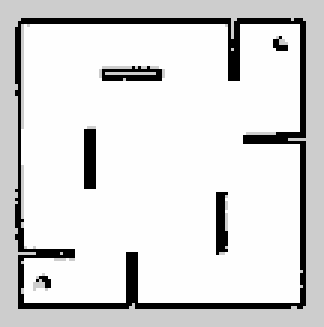
#> input picture maps/map3.pgm, 108 x 109 px, found by its file name (shown 3 times larger)
$ python potential.py
#> lines starting #> are read from the running program, lines starting #| are printed output that depends on the picture; after the words box and inside, x2 and y2 are one past the last pixel; in counts of white or black regions, pixels touching at a corner belong together
import numpy as np
import cv2
import matplotlib.pyplot as plt
from mpl_toolkits.mplot3d import Axes3D

# ここに地図のファイルパスを指定
MAP_FILE = "..\maps\map3.pgm"

# 地図をロード
def load_map(file_path, threshold=220):
#> called with file_path = '..\\maps\\map3.pgm', threshold = 220
    img = cv2.imread(file_path, cv2.IMREAD_GRAYSCALE)
#> img is the input picture: shape (109, 108); min 0, max 254, mean 217.6
    if img is None:
        raise FileNotFoundError(f"画像ファイルが読み込めませんでした: {file_path}")
    _, binary = cv2.threshold(img, threshold, 255, cv2.THRESH_BINARY)
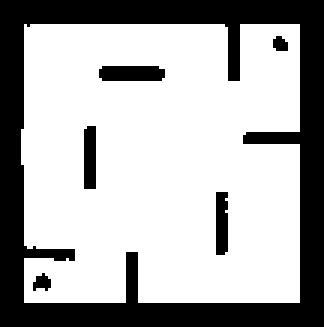
#> binary: shape (109, 108) (shown 3 times larger); 67.7% white; 6 black regions, box (x1, y1, x2, y2) and area: (0, 0, 108, 109) 3484, (33, 22, 55, 27) 105, (28, 42, 32, 63) 83, (72, 64, 76, 85) 81, (11, 91, 17, 97) 24, (91, 12, 96, 17) 20
    occupancy_grid = (binary == 0).astype(np.uint8)
#> in plot_start_goal, `plt.show()`:
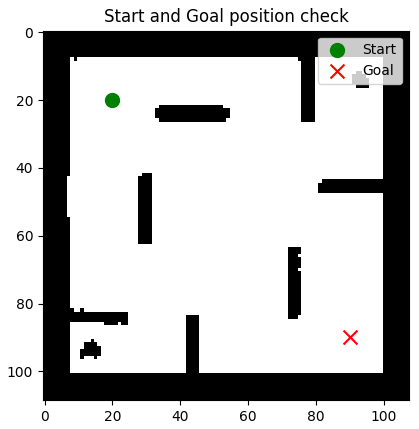
#> figure drawn by matplotlib, 1 panel
    return occupancy_grid

# ポテンシャル法
def potential_field(grid, start, goal, max_iterations=5000, attraction_coeff=5.0, repulsion_coeff=50.0, repulsion_radius=5):
#> called with start = (20, 20), goal = (90, 90), max_iterations = 5000, attraction_coeff = 5, repulsion_coeff = 50, repulsion_radius = 5
    grid_size = grid.shape
#> grid_size = (109, 108)
    potential = np.zeros(grid_size)

    # ゴールの引力場を設定
    y_indices, x_indices = np.indices(grid_size)
    potential += attraction_coeff * np.hypot(goal[0]-y_indices, goal[1]-x_indices)

    # 障害物の斥力場を追加
    obstacle_y, obstacle_x = np.where(grid == 1)
#> obstacle_y = 3797 values from 0 to 108; obstacle_x = 3797 values, max 107 at index 107, min 0 at index 0, mean 53.66
    for oy, ox in zip(obstacle_y, obstacle_x):
        for y in range(max(0, oy - repulsion_radius), min(grid_size[0], oy + repulsion_radius)):
            for x in range(max(0, ox - repulsion_radius), min(grid_size[1], ox + repulsion_radius)):
                distance = np.hypot(oy-y, ox-x)
                if distance == 0:
                    continue
                potential[y, x] += repulsion_coeff / distance
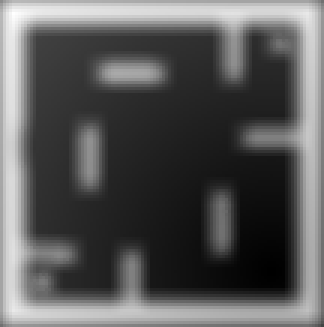
#> potential: shape (109, 108) float64 (shown 3 times larger); min 0, max 2147.4, mean 754.4; drawn with min black and max white

    path = [start]
    current = start
    for _ in range(max_iterations):
        if current == goal:
            break
        min_potential = float('inf')
        next_node = None
        for dy, dx in [(-1,0),(1,0),(0,-1),(0,1),(-1,-1),(-1,1),(1,-1),(1,1)]:
            ny, nx = current[0]+dy, current[1]+dx
            if 0 <= ny < grid_size[0] and 0 <= nx < grid_size[1] and grid[ny, nx] == 0:
                if potential[ny, nx] < min_potential:
                    min_potential = potential[ny, nx]
                    next_node = (ny, nx)
        if next_node is None or next_node == current:
            return [], potential
        current = next_node
        path.append(current)
#> after the loop, path = 94 pairs, first value 20 to 90, second value 20 to 90

    return path, potential

# 経路を地図上に表示
def plot_path(grid, path, start, goal):
    plt.imshow(grid, cmap='gray_r')
    path_y, path_x = zip(*path)
    plt.plot(path_x, path_y, color="blue", linewidth=2, label="Path")
    plt.scatter([start[1]], [start[0]], marker="o", color="green", s=100, label="Start")
    plt.scatter([goal[1]], [goal[0]], marker="x", color="red", s=100, label="Goal")
    plt.legend()
    plt.title("Path Planning")
    plt.show()

# 地図確認用表示
def plot_start_goal(grid, start, goal):
    plt.imshow(grid, cmap='gray_r')
    plt.scatter([start[1]], [start[0]], marker="o", color="green", s=100, label="Start")
    plt.scatter([goal[1]], [goal[0]], marker="x", color="red", s=100, label="Goal")
    plt.legend()
    plt.title("Start and Goal position check")
    plt.show()

# ポテンシャル場の3次元表示
def plot_potential_field_3d(potential):
    X, Y = np.meshgrid(np.arange(potential.shape[1]), np.arange(potential.shape[0]))
    fig = plt.figure(figsize=(10, 8))
    ax = fig.add_subplot(111, projection='3d')
    ax.plot_surface(X, Y, potential, cmap='jet')
    ax.set_xlabel('X')
    ax.set_ylabel('Y')
    ax.set_zlabel('Potential')
    ax.set_title("3D Potential Field")
    plt.show()

# メイン関数
if __name__ == "__main__":
    grid = load_map(MAP_FILE)

    # スタートとゴールの座標を設定 (y, x)の形式で指定
    start = (20, 20)
    goal = (90, 90)

    plot_start_goal(grid, start, goal)  # 位置確認用表示

    path, potential = potential_field(grid, start, goal)

    plot_potential_field_3d(potential)  # ポテンシャル場を3次元で表示
#> in plot_potential_field_3d, `ax.plot_surface(X, Y, potential, cmap='jet')`:
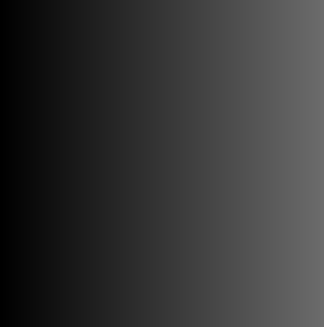
#> X: shape (109, 108) int64 (shown 3 times larger); min 0, max 107, mean 53.5
#> in plot_potential_field_3d, `plt.show()`:
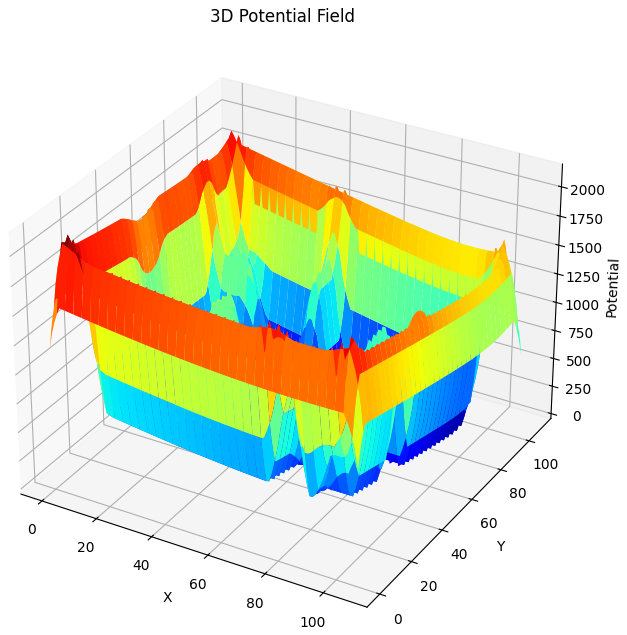
#> figure drawn by matplotlib, 1 panel

    if path and path[-1] == goal:
        print(f"経路が見つかりました！ステップ数: {len(path)}")
#| 経路が見つかりました！ステップ数: 94
        plot_path(grid, path, start, goal)
#> in plot_path, `path_y, path_x = zip(*path)`: path_y = 94 values from 20 to 90
#> in plot_path, `plt.show()`:
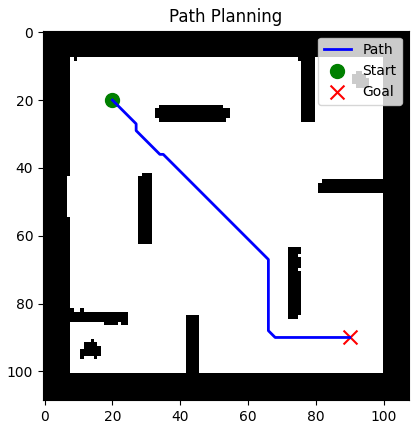
#> figure drawn by matplotlib, 1 panel
    else:
        print("経路が見つかりませんでした。")

$ run again, with maps/map1.pgm copied over maps/map3.pgm
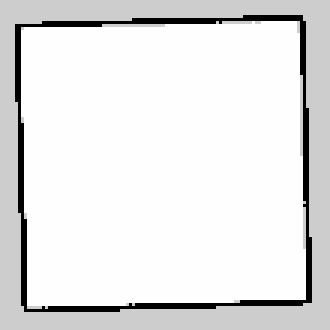
#> input picture maps/map1.pgm, 110 x 110 px, found by its file name (shown 3 times larger)
#> in load_map, img is the input picture: shape (110, 110); min 0, max 254, mean 228.3
#> binary: shape (110, 110); 71% white; 1 black region, box (x1, y1, x2, y2) and area: (0, 0, 110, 110) 3506
#> obstacle_y = 3506 values from 0 to 109; obstacle_x = 3506 values, max 109 at index 109, min 0 at index 0, mean 56.16
#> after the loop in potential_field, `for oy, ox in zip(obstacle_y, obstacle_x):`:
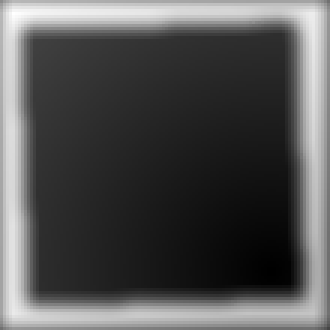
#> potential: shape (110, 110) float64 (shown 3 times larger); min 0, max 2156.3, mean 701.7; drawn with min black and max white
#> after the loop in potential_field, `for _ in range(max_iterations):`: path = 71 pairs, first value 20 to 90, second value 20 to 90
#| 経路が見つかりました！ステップ数: 71
#> path_y = 71 values from 20 to 90
#> in plot_path, `plt.show()`:
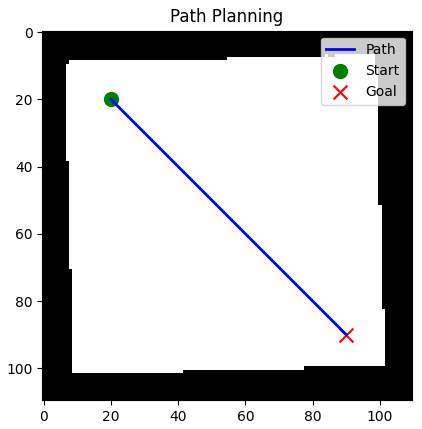
#> figure drawn by matplotlib, 1 panel
